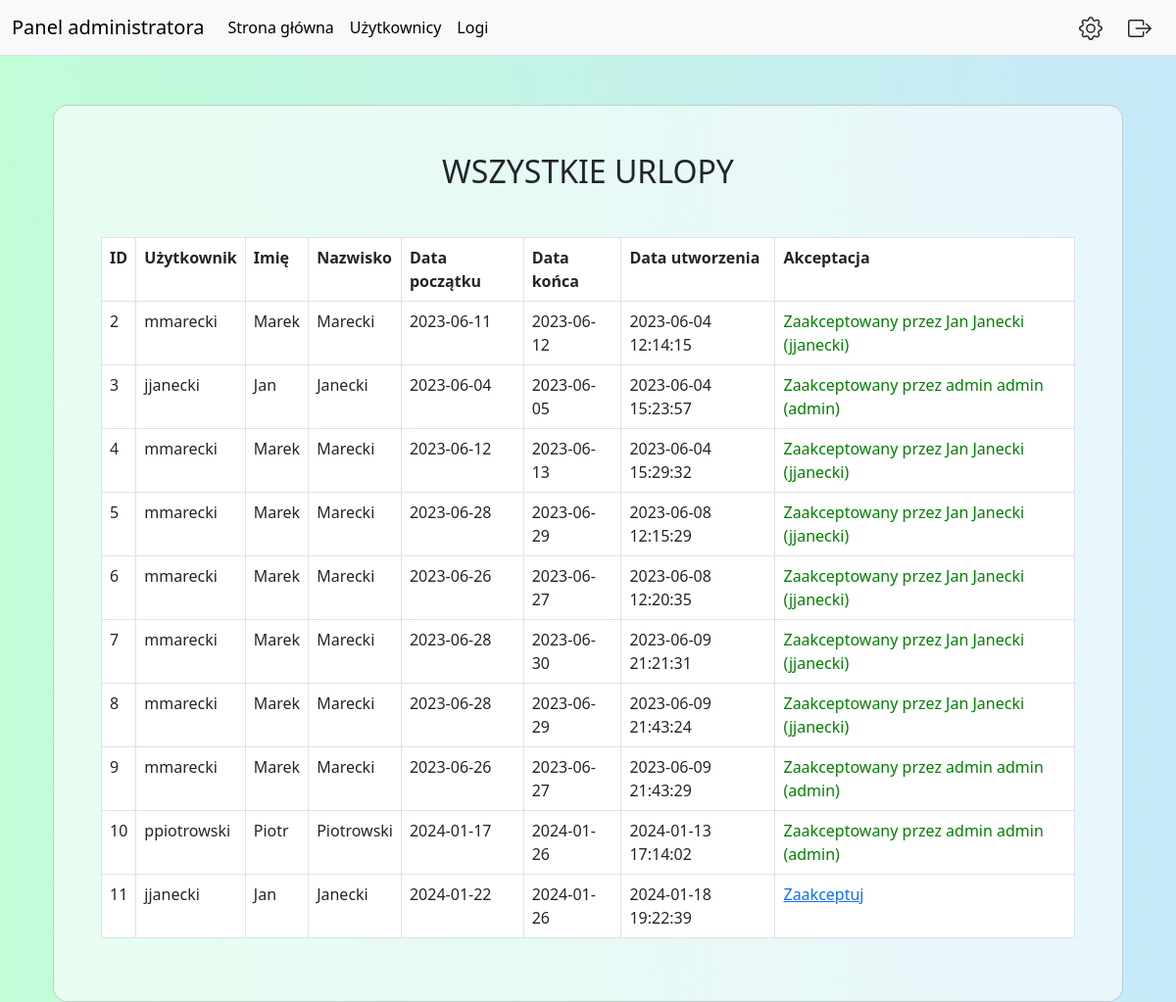
The app's page /dashboard.php (signed in) with its own data.
### tables this page shows
CREATE TABLE `vacation` (
  `id` int(11) NOT NULL,
  `user_id` int(11) NOT NULL,
  `created_at` timestamp NOT NULL DEFAULT current_timestamp(),
  `start_date` date NOT NULL,
  `end_date` date NOT NULL,
  `is_accepted` int(11) NOT NULL DEFAULT 0,
  `message` varchar(250) NOT NULL,
  `accepted_by` int(11) DEFAULT NULL
);

CREATE TABLE `user` (
  `id` int(11) NOT NULL,
  `login` varchar(30) NOT NULL,
  `name` varchar(30) NOT NULL,
  `surname` varchar(30) NOT NULL,
  `email` varchar(30) NOT NULL,
  `birthday` date NOT NULL,
  `manager_id` int(11) NOT NULL,
  `created_at` timestamp NOT NULL DEFAULT current_timestamp(),
  `password` varchar(250) NOT NULL,
  `role_id` int(11) NOT NULL
);

### view/view_admin/main.php (the view)
<div class="container">
    <div class="mask d-flex align-items-center h-100">
        <div class="container h-100">
            <div class="row d-flex justify-content-center align-items-center h-100">
                <div class="col-12 col-md-9 col-lg-7 col-xl-6" style="padding-top: 50px; width: 100%;">
                    <div class="card" style="border-radius: 15px;">
                        <div class="card-body p-5">
                            <h2 class="text-uppercase text-center mb-5">Wszystkie urlopy</h2>
                            <?php
                            $queryVacation=$con->prepare('SELECT vacation.id, user.login, user.name, user.surname, vacation.start_date, vacation.end_date, vacation.created_at, vacation.is_accepted, concat(a.name," ",a.surname," (",a.login,")") as acceptedby FROM vacation INNER JOIN user ON vacation.user_id = user.id LEFT JOIN user a on a.id=vacation.accepted_by order by vacation.id asc');
                            $queryVacation->execute();
                            $vacation=$queryVacation->fetchAll(PDO::FETCH_ASSOC);
                            $rowCount=$queryVacation->rowCount();
                            echo '<table class="table table-bordered">';
                            echo '<tr> <th>ID</th> <th>Użytkownik</th> <th>Imię</th> <th>Nazwisko</th> <th>Data początku</th> <th>Data końca</th> <th>Data utworzenia</th> <th>Akceptacja</th></tr>';
                            for($i=0; $i<=($rowCount-1); $i++){
                                echo '<tr>';
                                echo '<td>'.$vacation[$i]['id'].'</td>';
                                echo '<td>'.$vacation[$i]['login'].'</td>';
                                echo '<td>'.$vacation[$i]['name'].'</td>';
                                echo '<td>'.$vacation[$i]['surname'].'</td>';
                                echo '<td>'.$vacation[$i]['start_date'].'</td>';
                                echo '<td>'.$vacation[$i]['end_date'].'</td>';
                                echo '<td>'.$vacation[$i]['created_at'].'</td>';
                                if($vacation[$i]['is_accepted']==1){
                                    echo '<td><a style="color:green;">Zaakceptowany przez '.$vacation[$i]['acceptedby'].'</a></td>';
                                }else{
                                    echo '<td><a href="./scripts/vacationaccept.php?vacation_id='.$vacation[$i]['id'].'">Zaakceptuj</a></td>';
                                }
                                echo '</tr>';
                            }
                            echo '</table>';
                            ?>
                        </div>
                    </div>
                </div>
            </div>
        </div>
    </div>
</div>

### style/css/style.css (style rules this page uses)
body { background: #84fab0; background: -webkit-linear-gradient(to right, rgba(132, 250, 176, 0.5), rgba(143, 211, 244, 0.5)); background: linear-gradient(to right, rgba(132, 250, 176, 0.5), rgba(143, 211, 244, 0.5)); }
.card { --bs-card-bg: rgba(255, 255, 255, 0.6); }
.table { --bs-table-bg: rgba(255, 255, 255, 1); }

### records on screen
vacation: id "2", user.login "mmarecki", user.name "Marek", user.surname "Marecki", start_date "2023-06-11", end_date "2023-06-12", created_at "2023-06-04 12:14:15", acceptedby "Jan Janecki (jjanecki)"
vacation: id "3", user.login "jjanecki", user.name "Jan", user.surname "Janecki", start_date "2023-06-04", end_date "2023-06-05", created_at "2023-06-04 15:23:57", acceptedby "admin admin (admin)"
vacation: id "4", user.login "mmarecki", user.name "Marek", user.surname "Marecki", start_date "2023-06-12", end_date "2023-06-13", created_at "2023-06-04 15:29:32", acceptedby "Jan Janecki (jjanecki)"
vacation: id "5", user.login "mmarecki", user.name "Marek", user.surname "Marecki", start_date "2023-06-28", end_date "2023-06-29", created_at "2023-06-08 12:15:29", acceptedby "Jan Janecki (jjanecki)"
vacation: id "6", user.login "mmarecki", user.name "Marek", user.surname "Marecki", start_date "2023-06-26", end_date "2023-06-27", created_at "2023-06-08 12:20:35", acceptedby "Jan Janecki (jjanecki)"
vacation: id "7", user.login "mmarecki", user.name "Marek", user.surname "Marecki", start_date "2023-06-28", end_date "2023-06-30", created_at "2023-06-09 21:21:31", acceptedby "Jan Janecki (jjanecki)"
vacation: id "8", user.login "mmarecki", user.name "Marek", user.surname "Marecki", start_date "2023-06-28", end_date "2023-06-29", created_at "2023-06-09 21:43:24", acceptedby "Jan Janecki (jjanecki)"
vacation: id "9", user.login "mmarecki", user.name "Marek", user.surname "Marecki", start_date "2023-06-26", end_date "2023-06-27", created_at "2023-06-09 21:43:29", acceptedby "admin admin (admin)"
vacation: id "10", user.login "ppiotrowski", user.name "Piotr", user.surname "Piotrowski", start_date "2024-01-17", end_date "2024-01-26", created_at "2024-01-13 17:14:02", acceptedby "admin admin (admin)"
vacation: id "11", user.login "jjanecki", user.name "Jan", user.surname "Janecki", start_date "2024-01-22", end_date "2024-01-26", created_at "2024-01-18 19:22:39"
